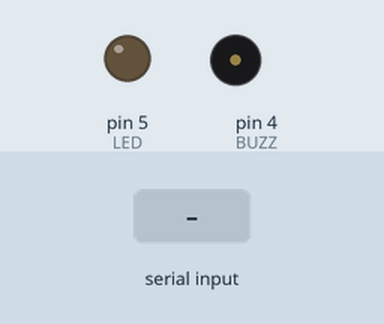
The sketch below on a simulated Arduino Uno, built with avr-gcc and run on an emulated ATmega328P. On the bench: output pins drawn as LEDs (lit = HIGH), buzzer (waves = sounding, pin HIGH). Inputs (shaded band) come from the test bench.

Above: at 1.2 s.
1.3 s: "1\n" received over Serial
At 2.2 s:
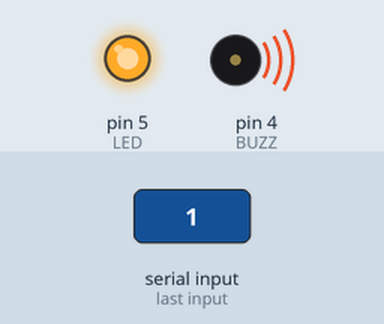
2.8 s: "0\n" received over Serial
At 3.3 s:
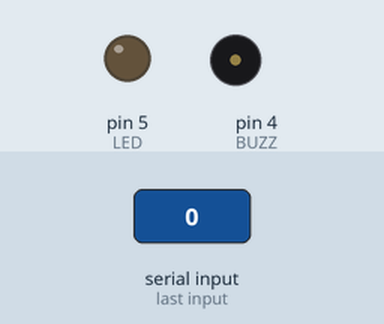
Timing chart, 0 to 5.8 s (numbered marks = the images above; inputs shaded):
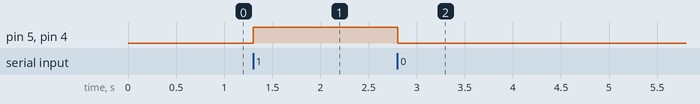

The sketch:

Arduino_2.ino
```cpp
#define BUZZ 4
#define LED 5

void setup() {

 //setting pinmodes for buzzer and led
  pinMode(BUZZ, OUTPUT);
  pinMode(LED, OUTPUT);

  //setting up the baud rate
  Serial.begin(9600);

}

void loop() {

   if(Serial.available() > 0){
      String status = Serial.readStringUntil('\n');


       if(status == "1"){

       digitalWrite(LED, HIGH);
       digitalWrite(BUZZ, HIGH);

        }
     else if(status == "0"){

        digitalWrite(LED, LOW);
        digitalWrite(BUZZ, LOW);


       }
   }

}
```

Measured:
- after the input at 1.3 s, pin 5 (LED), pin 4 (BUZZ): LOW → HIGH at once
- after the input at 2.8 s, pin 5 (LED), pin 4 (BUZZ): HIGH → LOW at once
